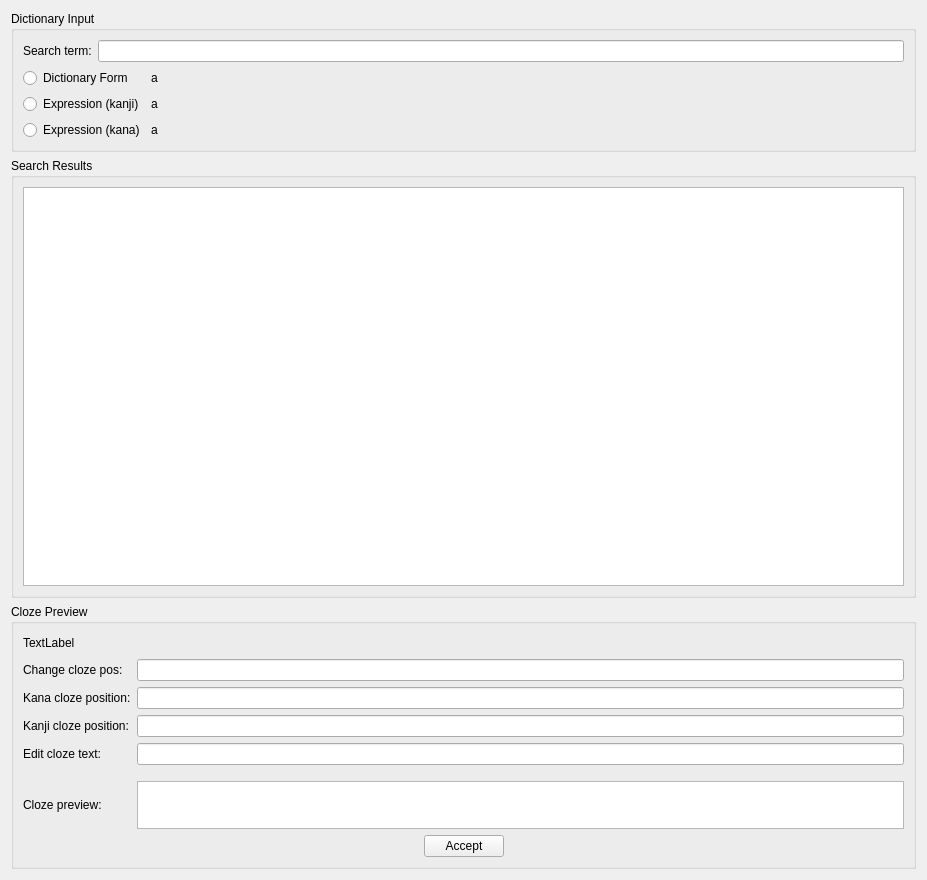
<?xml version="1.0" encoding="UTF-8"?>
<ui version="4.0">
 <class>ClozeEditor</class>
 <widget class="QDialog" name="ClozeEditor">
  <property name="geometry">
   <rect>
    <x>0</x>
    <y>0</y>
    <width>927</width>
    <height>880</height>
   </rect>
  </property>
  <property name="windowTitle">
   <string>Dictionary / Cloze Editor</string>
  </property>
  <layout class="QVBoxLayout" name="verticalLayout_3" stretch="0,1,0">
   <item>
    <widget class="QGroupBox" name="groupBox_3">
     <property name="title">
      <string>Dictionary Input</string>
     </property>
     <layout class="QVBoxLayout" name="verticalLayout">
      <item>
       <layout class="QHBoxLayout" name="horizontalLayout">
        <item>
         <widget class="QLabel" name="label">
          <property name="text">
           <string>Search term:</string>
          </property>
         </widget>
        </item>
        <item>
         <widget class="QLineEdit" name="searchTermLineEdit"/>
        </item>
       </layout>
      </item>
      <item>
       <layout class="QGridLayout" name="gridLayout_2">
        <item row="0" column="0">
         <widget class="QRadioButton" name="lemmaRadioButton">
          <property name="text">
           <string>Dictionary Form</string>
          </property>
         </widget>
        </item>
        <item row="0" column="1">
         <widget class="QLabel" name="lemmaLabel">
          <property name="sizePolicy">
           <sizepolicy hsizetype="Expanding" vsizetype="Preferred">
            <horstretch>0</horstretch>
            <verstretch>0</verstretch>
           </sizepolicy>
          </property>
          <property name="text">
           <string>a</string>
          </property>
         </widget>
        </item>
        <item row="1" column="0">
         <widget class="QRadioButton" name="kanjiRadioButton">
          <property name="text">
           <string>Expression (kanji)</string>
          </property>
         </widget>
        </item>
        <item row="1" column="1">
         <widget class="QLabel" name="kanjiLabel">
          <property name="sizePolicy">
           <sizepolicy hsizetype="Expanding" vsizetype="Preferred">
            <horstretch>0</horstretch>
            <verstretch>0</verstretch>
           </sizepolicy>
          </property>
          <property name="text">
           <string>a</string>
          </property>
         </widget>
        </item>
        <item row="2" column="0">
         <widget class="QRadioButton" name="kanaRadioButton">
          <property name="text">
           <string>Expression (kana)</string>
          </property>
         </widget>
        </item>
        <item row="2" column="1">
         <widget class="QLabel" name="kanaLabel">
          <property name="sizePolicy">
           <sizepolicy hsizetype="Expanding" vsizetype="Preferred">
            <horstretch>0</horstretch>
            <verstretch>0</verstretch>
           </sizepolicy>
          </property>
          <property name="text">
           <string>a</string>
          </property>
         </widget>
        </item>
       </layout>
      </item>
     </layout>
    </widget>
   </item>
   <item>
    <widget class="QGroupBox" name="groupBox">
     <property name="title">
      <string>Search Results</string>
     </property>
     <layout class="QVBoxLayout" name="verticalLayout_2">
      <item>
       <widget class="DictTable" name="dictTableWidget"/>
      </item>
     </layout>
    </widget>
   </item>
   <item>
    <widget class="QGroupBox" name="groupBox_2">
     <property name="title">
      <string>Cloze Preview</string>
     </property>
     <layout class="QGridLayout" name="gridLayout" columnstretch="0,0,0,1">
      <item row="6" column="3">
       <spacer name="verticalSpacer">
        <property name="orientation">
         <enum>Qt::Vertical</enum>
        </property>
        <property name="sizeType">
         <enum>QSizePolicy::Fixed</enum>
        </property>
        <property name="sizeHint" stdset="0">
         <size>
          <width>20</width>
          <height>10</height>
         </size>
        </property>
       </spacer>
      </item>
      <item row="3" column="1">
       <widget class="QLabel" name="label_3">
        <property name="text">
         <string>Kana cloze position:</string>
        </property>
       </widget>
      </item>
      <item row="9" column="1" colspan="3">
       <layout class="QHBoxLayout" name="horizontalLayout_3">
        <item>
         <spacer name="horizontalSpacer_3">
          <property name="orientation">
           <enum>Qt::Horizontal</enum>
          </property>
          <property name="sizeHint" stdset="0">
           <size>
            <width>40</width>
            <height>20</height>
           </size>
          </property>
         </spacer>
        </item>
        <item>
         <widget class="QPushButton" name="acceptButton">
          <property name="focusPolicy">
           <enum>Qt::NoFocus</enum>
          </property>
          <property name="text">
           <string>Accept</string>
          </property>
         </widget>
        </item>
        <item>
         <spacer name="horizontalSpacer_2">
          <property name="orientation">
           <enum>Qt::Horizontal</enum>
          </property>
          <property name="sizeHint" stdset="0">
           <size>
            <width>40</width>
            <height>20</height>
           </size>
          </property>
         </spacer>
        </item>
       </layout>
      </item>
      <item row="7" column="1">
       <widget class="QLabel" name="label_4">
        <property name="text">
         <string>Cloze preview:</string>
        </property>
       </widget>
      </item>
      <item row="7" column="2" colspan="2">
       <widget class="QTextEdit" name="clozePreviewTextEdit">
        <property name="sizePolicy">
         <sizepolicy hsizetype="Minimum" vsizetype="Expanding">
          <horstretch>0</horstretch>
          <verstretch>0</verstretch>
         </sizepolicy>
        </property>
        <property name="maximumSize">
         <size>
          <width>16777215</width>
          <height>48</height>
         </size>
        </property>
       </widget>
      </item>
      <item row="2" column="1">
       <widget class="QLabel" name="label_2">
        <property name="text">
         <string>Change cloze pos:</string>
        </property>
       </widget>
      </item>
      <item row="0" column="1" colspan="3">
       <layout class="QHBoxLayout" name="horizontalLayout_2">
        <item>
         <widget class="QLabel" name="infoLabel">
          <property name="text">
           <string>TextLabel</string>
          </property>
         </widget>
        </item>
        <item>
         <spacer name="horizontalSpacer">
          <property name="orientation">
           <enum>Qt::Horizontal</enum>
          </property>
          <property name="sizeHint" stdset="0">
           <size>
            <width>40</width>
            <height>20</height>
           </size>
          </property>
         </spacer>
        </item>
       </layout>
      </item>
      <item row="4" column="1">
       <widget class="QLabel" name="label_5">
        <property name="text">
         <string>Kanji cloze position:</string>
        </property>
       </widget>
      </item>
      <item row="4" column="2" colspan="2">
       <widget class="QLineEdit" name="kanjiDebugLineEdit">
        <property name="readOnly">
         <bool>false</bool>
        </property>
       </widget>
      </item>
      <item row="3" column="2" colspan="2">
       <widget class="QLineEdit" name="kanaDebugLineEdit">
        <property name="readOnly">
         <bool>true</bool>
        </property>
       </widget>
      </item>
      <item row="2" column="2" colspan="2">
       <widget class="QLineEdit" name="clozeSelectionLineEdit"/>
      </item>
      <item row="5" column="1">
       <widget class="QLabel" name="label_6">
        <property name="text">
         <string>Edit cloze text:</string>
        </property>
       </widget>
      </item>
      <item row="5" column="2" colspan="2">
       <widget class="QLineEdit" name="clozeTextLineEdit"/>
      </item>
     </layout>
    </widget>
   </item>
  </layout>
 </widget>
 <customwidgets>
  <customwidget>
   <class>DictTable</class>
   <extends>QTableWidget</extends>
   <header>Core/DictTable</header>
  </customwidget>
 </customwidgets>
 <resources/>
 <connections/>
</ui>
